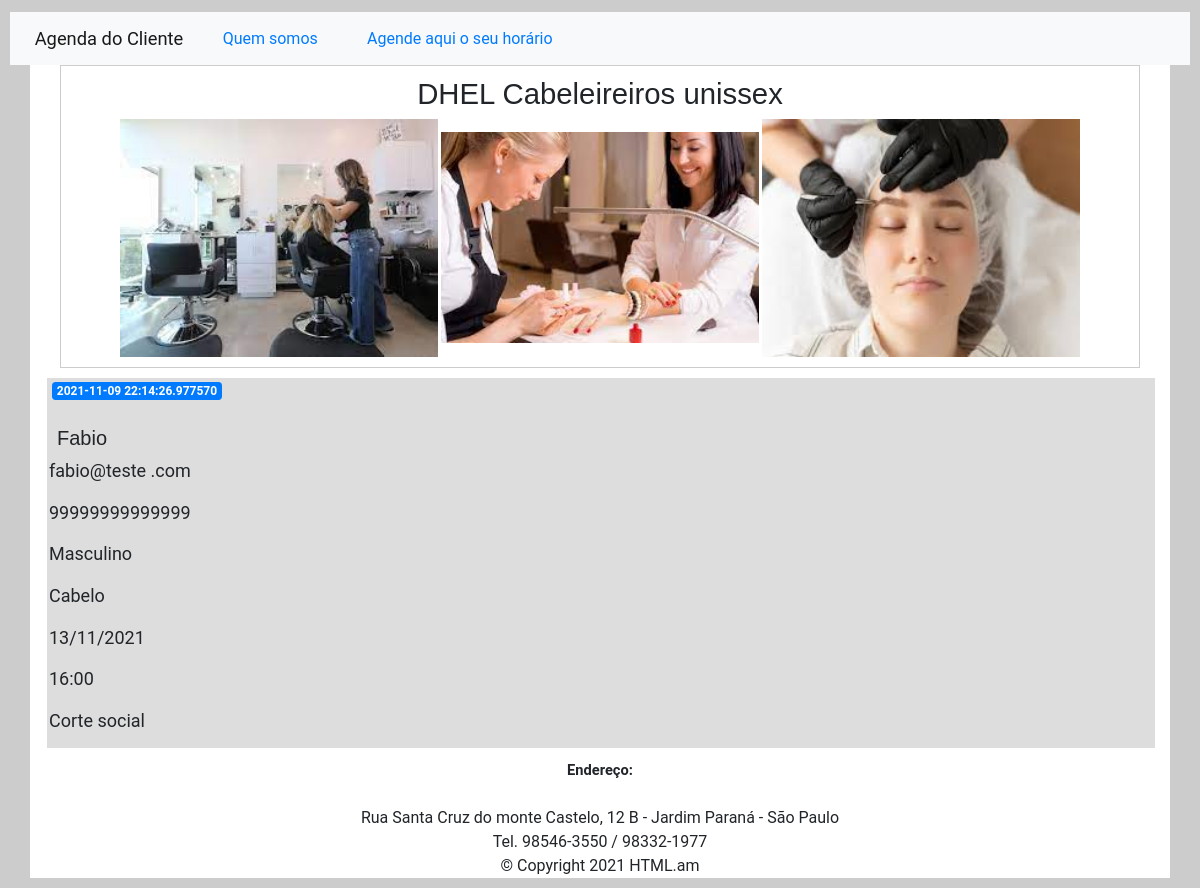
The page /5 on the database its author committed.
### app.py (models this page shows)
class Posts(db.Model):
   id = db.Column(db.Integer, primary_key=True)
   created = db.Column(db.DateTime, default=datetime.datetime.utcnow)
   title = db.Column(db.String(80), nullable=False)
   email = db.Column(db.String(80), nullable=False)
   telefone = db.Column(db.String(80), nullable=False)
   sexo = db.Column(db.String(10), nullable=False)
   servico = db.Column(db.String(20), nullable=False)
   data = db.Column(db.String(20), nullable=False)
   horario = db.Column(db.String(20), nullable=False)
   content = db.Column(db.String(200), nullable=False)

### app.py (the view)
@app.route('/<int:post_id>')
def post(post_id):
    post = get_post(post_id)
    return render_template('post.html', post=post)

### app.py (called while the page is built)
def get_post(post_id):
   post = Posts.query.filter_by(id=post_id).first()
   if post is None:
      abort(404)
   return post

### templates/post.html (shortened to what this page needs)
{% extends 'base.html' %}
{% block content %}
<link rel="stylesheet" href="https://stackpath.bootstrapcdn.com/bootstrap/4.3.1/css/bootstrap.min.css">
<head>
</head>
<body>
 <link rel="stylesheet" href="static/css/estilo.css">
    <div class="container">
         <figure>
               <figcaption>
                        <h1>DHEL Cabeleireiros unissex</h1>
                    </figcaption>
         <img id="baixados" src="../static/imagens/baixados.jpg">
         <img id="unha" src="../static/imagens/unha.jpg">
         <img id="sobc" src="../static/imagens/sobc.jpg">
        </figure>
    </div>
        <form method="post">
         <span class="badge badge-primary">{{ post['created'] }}</span>
            <br><br>
        <h2>{% block title %} {{ post['title'] }} {% endblock %}</h2>
        <p>{% block email %} {{ post['email'] }} {% endblock %}</p>
        <p>{% block telefone %} {{ post['telefone'] }} {% endblock %}</p>
         <p>{% block sexo %} {{ post['sexo'] }} {% endblock %}</p>
        <p>{% block servico %} {{ post['servico'] }} {% endblock %}</p>
         <p>{% block data %} {{ post['data'] }} {% endblock %}</p>
        <p>{% block horario %} {{ post['horario'] }} {% endblock %}</p>
        <p>{{ post['content'] }}</p>
        </form>
<footer>
            <strong>Endereço:</strong><br><br>Rua Santa Cruz do monte Castelo, 12 B - Jardim Paraná - São Paulo<br>Tel.
            98546-3550 / 98332-1977<br>
     &copy; Copyright 2021 HTML.am
 </footer>
</body>
{% endblock %}

### static/css/estilo.css (style rules this page uses)
* { margin: 0px; padding: 0px; font-family: 'Roboto', sans-serif; font-size: 11pt; }
body { background-color: #ccc; width: 100%; height: auto; margin: auto; margin-top: 2px; padding: 10px; }
div { background-color: #fff; margin-top: 10px; width: 100%; height: auto; font-size: 15pt; margin-left: 2px; }
footer { margin-top: 10px; background-color: #fff; width: 100%; float: left; height: 120px; text-align: center; clear: both; font-size: 12pt; justify-content: space-between; }
.container { background-color: #fff; width: 2000; height: auto; margin: auto; display: flex; justify-content: space-between; flex-wrap: wrap; }
figure { width: 100%; height: auto; text-align: center; border: 1px solid #ccc; padding: 10px; margin-bottom: 10px; }
img { width: 30%; height: auto; }
form { background-color: #ddd; width: 100%; height: auto; font-family: Arial; font-size: 12pt; margin-left: 2px; margin-right: auto; }
h1 { font-family: Arial; font-size: 22pt; text-align: center; }
h2 { background-color: #ddd; font-family: Arial; font-size: 15pt; margin-left: 10px; margin-right: auto; }
span { margin-left: 5px; font-size: 10pt; }
p { margin-left: 2px; font-size: 18px; }

### rows shown on the page
Posts: created "2021-11-09 22:14:26.977570", title "Fabio", email "fabio@teste .com", telefone "99999999999999", sexo "Masculino", servico "Cabelo", data "13/11/2021", horario "16:00", content "Corte social"
